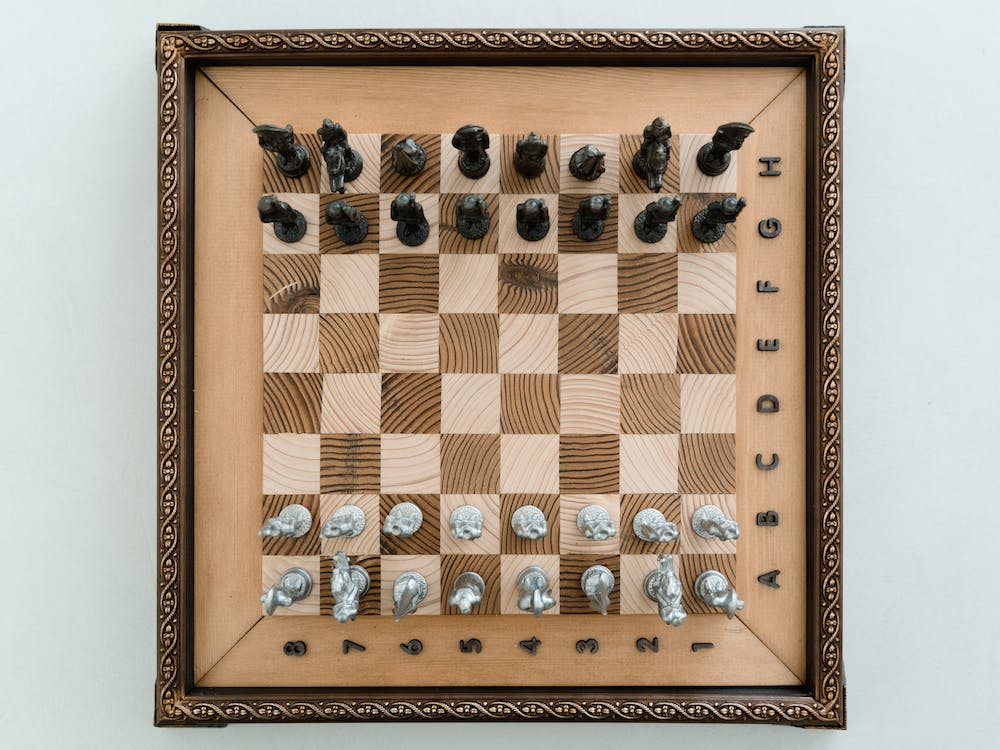
#> input picture 210962162-5/Resources/image2.jpeg, 1000 x 750 px
$ python hog.py
#> lines starting #> are read from the running program, lines starting #| are printed output that depends on the picture
import cv2
import numpy as np

image = cv2.imread("Resources/image2.jpeg")
#> image is the input picture: shape (750, 1000, 3); mean B, G, R 142.2, 158.1, 171.5
image = cv2.resize(image,(0,0),fy=0.5,fx=0.5)
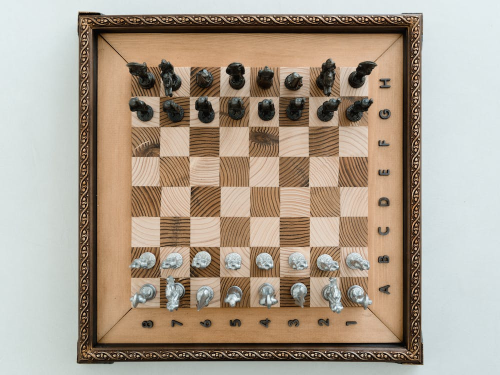
#> image: shape (375, 500, 3); mean B, G, R 142.3, 158.2, 171.6
# print(image.shape)
cv2.imshow("Image",image)
cv2.waitKey(0)
cv2.destroyAllWindows()

$ run again, with 210962162-5/Resources/image.jpeg copied over 210962162-5/Resources/image2.jpeg
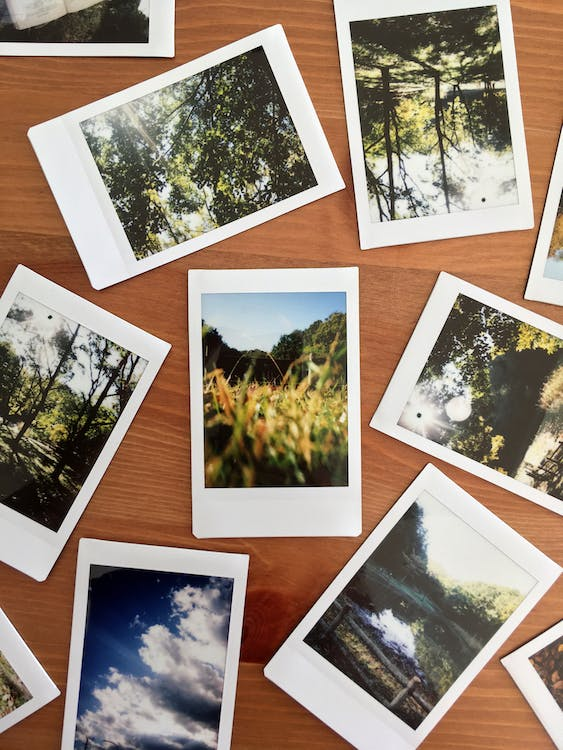
#> input picture 210962162-5/Resources/image.jpeg, 563 x 750 px
#> image is the input picture: shape (750, 563, 3); mean B, G, R 116.3, 133, 152.3
#> `image = cv2.resize(image,(0,0),fy=0.5,fx=0.5)`:
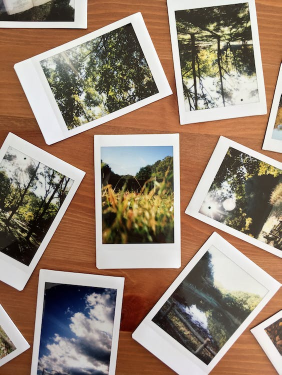
#> image: shape (375, 282, 3); mean B, G, R 116.4, 133.2, 152.5
